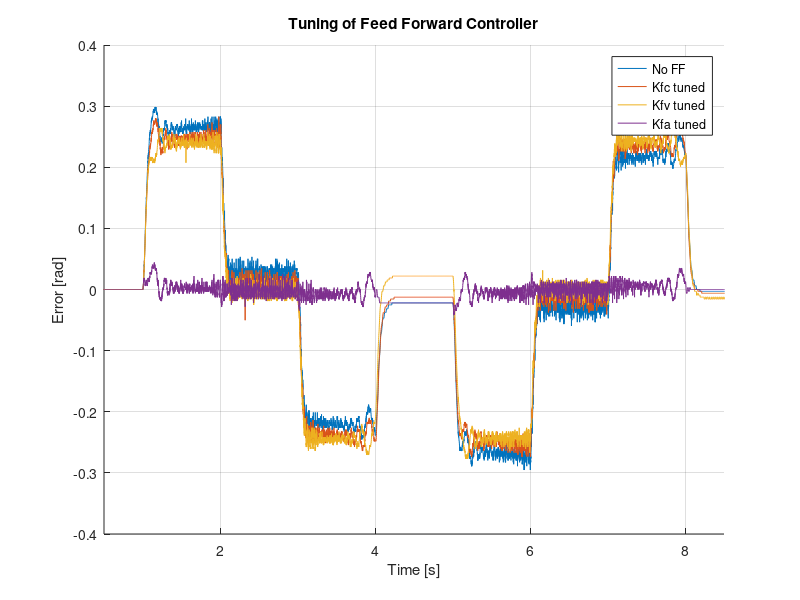
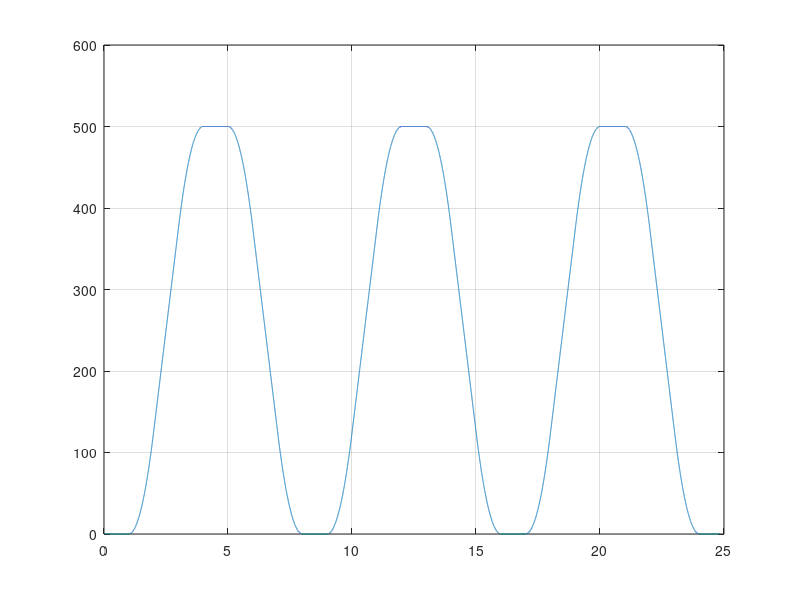

The MATLAB source for these figures, in order:
%% FF tuning 4CM00
clear all; close all; clc;

load('FF_tune_withKfa.mat')
Kfa = Data;
load('FF_tune_withKfv.mat')
Kfv = Data;
load('FF_tune_withKfc.mat')
Kfc = Data;
load('FF_tune_withoutParameters.mat')
NoFF = Data;
clear Data;

%% Plotting
figure(1)
hold on
plot(NoFF.Time,NoFF.e,'LineWidth',0.1)
plot(Kfc.Time,Kfc.e,'LineWidth',0.1)
plot(Kfv.Time,Kfv.e,'LineWidth',0.1)
plot(Kfa.Time,Kfa.e,'LineWidth',0.1)
hold off
grid on
xlabel('Time [s]')
ylabel('Error [rad]')
xlim([0.5 8.5])
legend('No FF','Kfc tuned','Kfv tuned','Kfa tuned','Location','Best')
title('Tuning of Feed Forward Controller')

figure(2)
plot(NoFF.Time,NoFF.r)
grid on